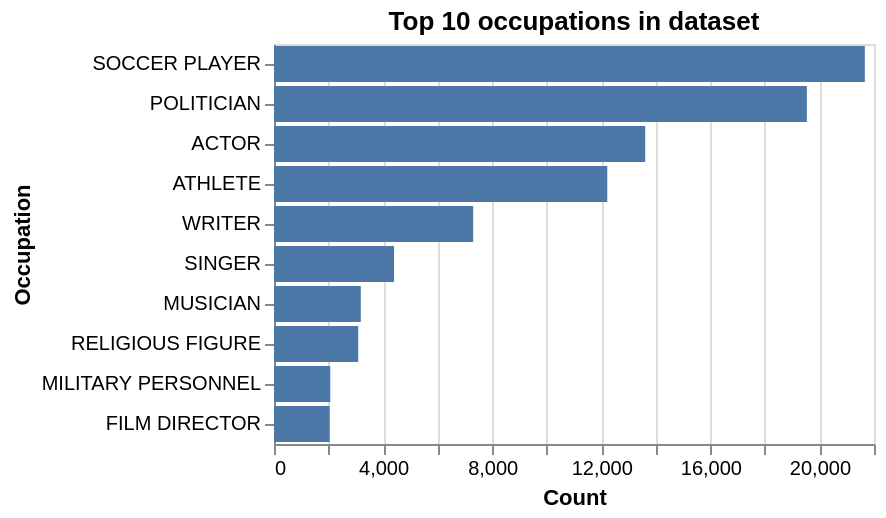

The notebook cell this image was saved under:
### Markdown cell above
---

###График 2 — Топ-10 профессий

### Code cell
top_occ = df['occupation'].value_counts().nlargest(10).reset_index()
top_occ.columns = ['occupation', 'count']

alt.Chart(top_occ).mark_bar().encode(
    x=alt.X('count:Q', title='Count'),
    y=alt.Y('occupation:N', sort='-x', title='Occupation'),
    tooltip=['occupation', 'count']
).properties(title='Top 10 occupations in dataset')

### Figure 1 — Vega-Lite specification as saved in the notebook (floating-point values rounded to 4 significant figures)
{"config": {"view": {"continuousWidth": 300, "continuousHeight": 300}}, "data": {"name": "data-729f9802ff80a9b61649b59feffde820"}, "mark": {"type": "bar"}, "encoding": {"tooltip": [{"field": "occupation", "type": "nominal"}, {"field": "count", "type": "quantitative"}], "x": {"field": "count", "title": "Count", "type": "quantitative"}, "y": {"field": "occupation", "sort": "-x", "title": "Occupation", "type": "nominal"}}, "title": "Top 10 occupations in dataset", "$schema": "https://vega.github.io/schema/vega-lite/v5.20.1.json", "datasets": {"data-729f9802ff80a9b61649b59feffde820": [{"occupation": "SOCCER PLAYER", "count": 21664}, {"occupation": "POLITICIAN", "count": 19539}, {"occupation": "ACTOR", "count": 13612}, {"occupation": "ATHLETE", "count": 12220}, {"occupation": "WRITER", "count": 7304}, {"occupation": "SINGER", "count": 4402}, {"occupation": "MUSICIAN", "count": 3183}, {"occupation": "RELIGIOUS FIGURE", "count": 3090}, {"occupation": "MILITARY PERSONNEL", "count": 2063}, {"occupation": "FILM DIRECTOR", "count": 2041}]}}
